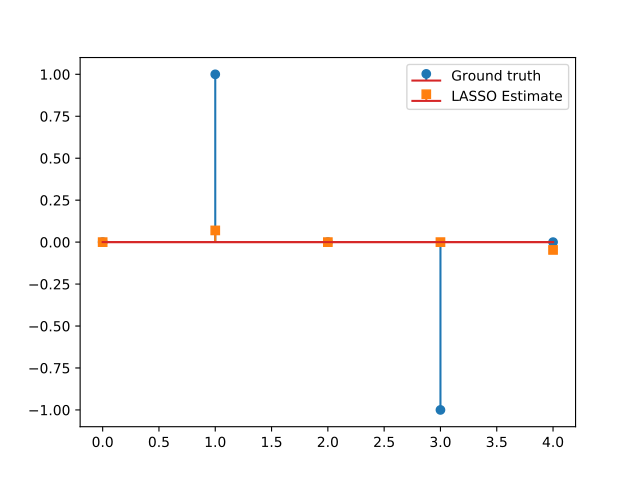

Source code (Python):
import numpy as np
import matplotlib.pyplot as plt
from pycsou.func.loss import SquaredL2Loss
from pycsou.func.penalty import L1Norm
from pycsou.linop.base import DenseLinearOperator
from pycsou.opt.proxalgs import APGD

rng = np.random.default_rng(0)
G = DenseLinearOperator(rng.standard_normal(15).reshape(3,5))
G.compute_lipschitz_cst()
x = np.zeros(G.shape[1])
x[1] = 1
x[-2] = -1
y = G(x)
l22_loss = (1/2) * SquaredL2Loss(dim=G.shape[0], data=y)
F = l22_loss * G
lambda_ = 0.9 * np.max(np.abs(F.gradient(0 * x)))
G = lambda_ * L1Norm(dim=G.shape[1])
apgd = APGD(dim=G.shape[1], F=F, G=G, acceleration='CD', verbose=None)
estimate, converged, diagnostics = apgd.iterate()
plt.figure()
plt.stem(x, linefmt='C0-', markerfmt='C0o')
plt.stem(estimate['iterand'], linefmt='C1--', markerfmt='C1s')
plt.legend(['Ground truth', 'LASSO Estimate'])
plt.show()
